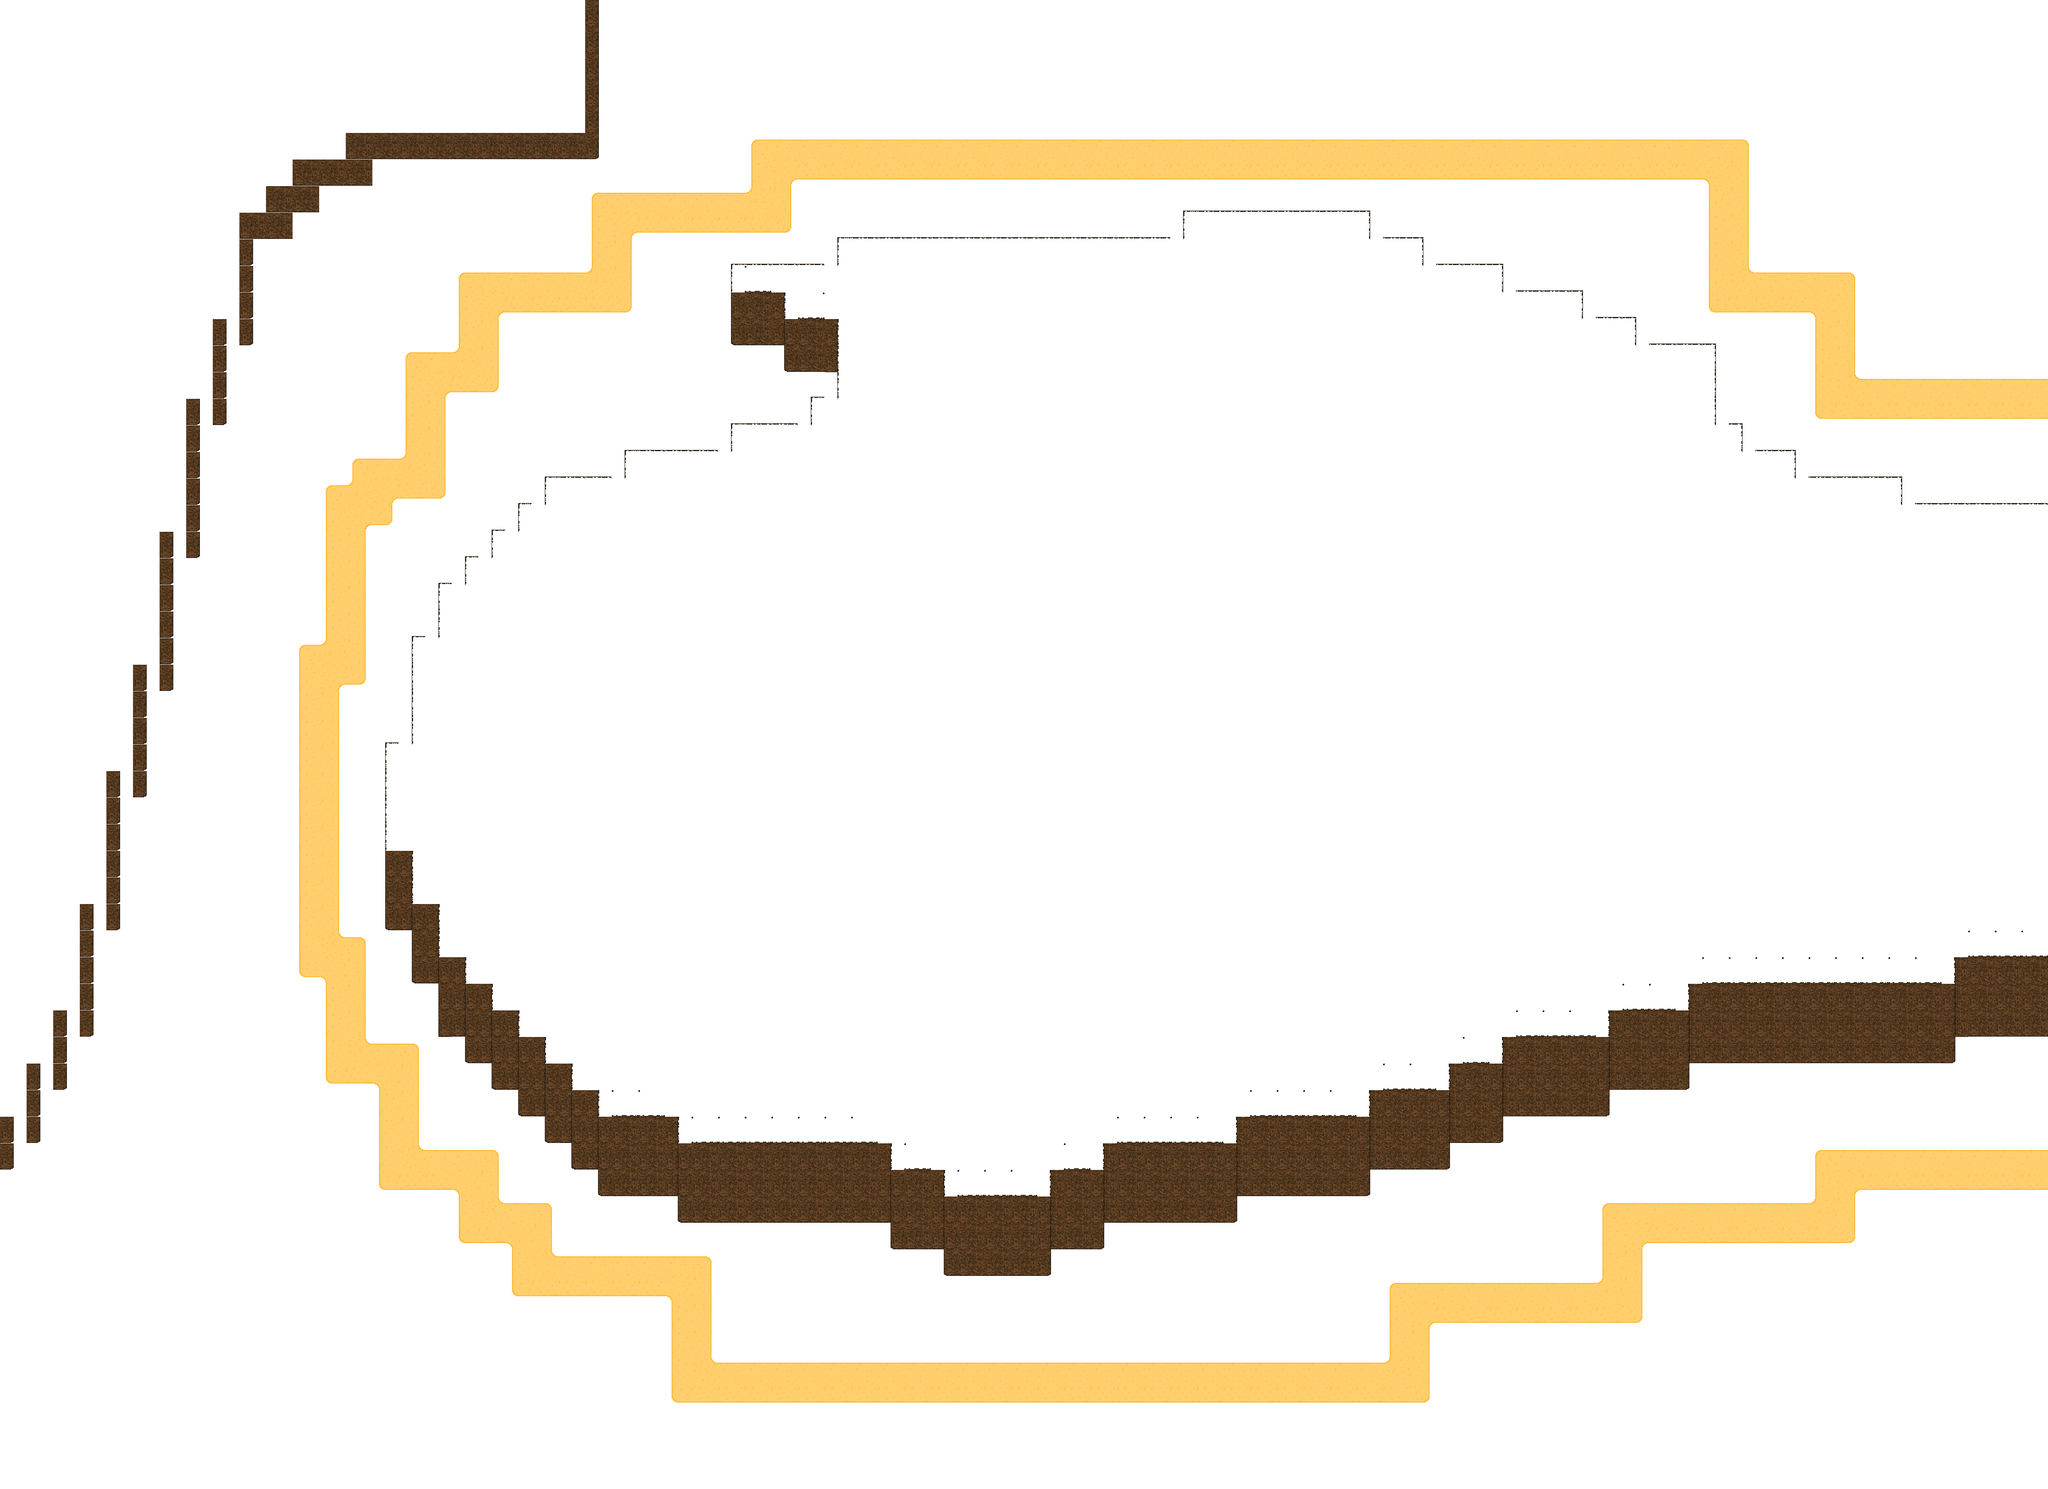

A level layout from a 2D game, rendered from its tile map. Below: a short description, then the map file with tile-grid data replaced by summaries:
An orthogonal 77x56 tile map with 64x64 px tiles, 3 tile layers (base, Tile Layer 3, cliff), 3 tilesets.

<map version="1.0" tiledversion="1.0.1" orientation="orthogonal" renderorder="left-down" width="77" height="56" tilewidth="64" tileheight="64" nextobjectid="1">
 <tileset firstgid="1" source="../Tiled_Tileset/base1.tsx" />
 <tileset firstgid="17" source="../Tiled_Tileset/base2.tsx" />
 <tileset firstgid="33" source="../Tiled_Tileset/cliff_full.tsx" />
 <layer name="base" width="77" height="56">
  <data>[4312 cells, 4312 non-empty, 13 distinct tile ids]</data>
 </layer>
 <layer name="Tile Layer 3" width="77" height="56">
  <data>[4312 cells, 65 non-empty, 3 distinct tile ids]</data>
 </layer>
 <layer name="cliff" width="77" height="56">
  <data>[4312 cells, 470 non-empty, 14 distinct tile ids]</data>
 </layer>
</map>
